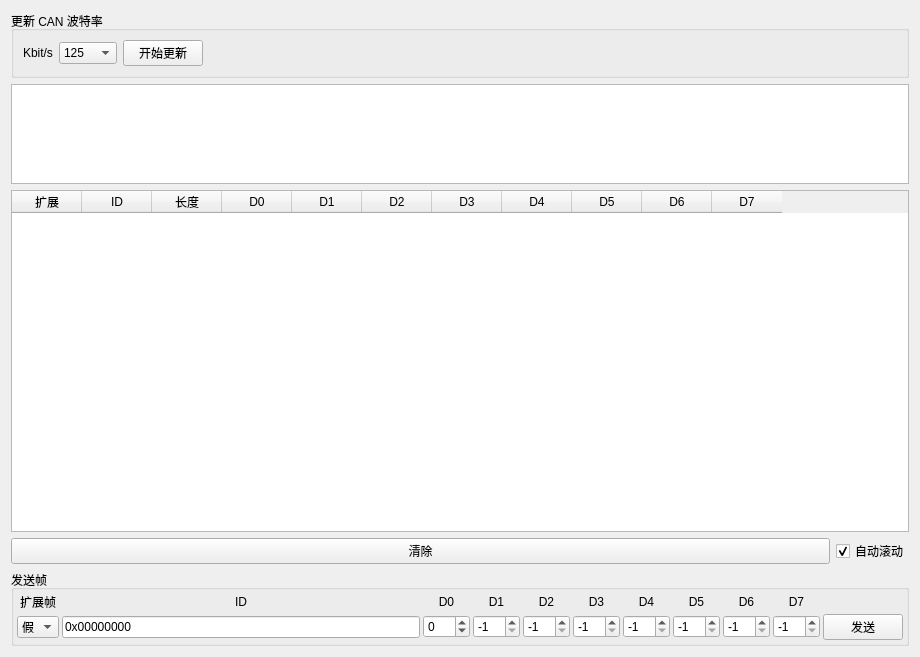
<?xml version="1.0" encoding="UTF-8"?>
<ui version="4.0">
 <class>PageCanAnalyzer</class>
 <widget class="QWidget" name="PageCanAnalyzer">
  <property name="geometry">
   <rect>
    <x>0</x>
    <y>0</y>
    <width>920</width>
    <height>657</height>
   </rect>
  </property>
  <property name="windowTitle">
   <string>Form</string>
  </property>
  <layout class="QVBoxLayout" name="verticalLayout">
   <item>
    <widget class="QGroupBox" name="groupBox_2">
     <property name="title">
      <string>更新 CAN 波特率</string>
     </property>
     <layout class="QHBoxLayout" name="horizontalLayout_2">
      <item>
       <widget class="QLabel" name="label_11">
        <property name="text">
         <string>Kbit/s</string>
        </property>
       </widget>
      </item>
      <item>
       <widget class="QComboBox" name="canBaudBox">
        <item>
         <property name="text">
          <string>125</string>
         </property>
        </item>
        <item>
         <property name="text">
          <string>250</string>
         </property>
        </item>
        <item>
         <property name="text">
          <string>500</string>
         </property>
        </item>
        <item>
         <property name="text">
          <string>1000</string>
         </property>
        </item>
        <item>
         <property name="text">
          <string>10</string>
         </property>
        </item>
        <item>
         <property name="text">
          <string>20</string>
         </property>
        </item>
        <item>
         <property name="text">
          <string>50</string>
         </property>
        </item>
        <item>
         <property name="text">
          <string>75</string>
         </property>
        </item>
        <item>
         <property name="text">
          <string>100</string>
         </property>
        </item>
       </widget>
      </item>
      <item>
       <widget class="QPushButton" name="updateCanBaudButton">
        <property name="text">
         <string>开始更新</string>
        </property>
       </widget>
      </item>
      <item>
       <spacer name="horizontalSpacer_3">
        <property name="orientation">
         <enum>Qt::Orientation::Horizontal</enum>
        </property>
        <property name="sizeHint" stdset="0">
         <size>
          <width>490</width>
          <height>20</height>
         </size>
        </property>
       </spacer>
      </item>
     </layout>
    </widget>
   </item>
   <item>
    <widget class="ParamTable" name="paramTable">
     <property name="maximumSize">
      <size>
       <width>16777215</width>
       <height>100</height>
      </size>
     </property>
    </widget>
   </item>
   <item>
    <widget class="QTableWidget" name="msgTable">
     <property name="editTriggers">
      <set>QAbstractItemView::EditTrigger::NoEditTriggers</set>
     </property>
     <attribute name="horizontalHeaderDefaultSectionSize">
      <number>70</number>
     </attribute>
     <column>
      <property name="text">
       <string>扩展</string>
      </property>
     </column>
     <column>
      <property name="text">
       <string>ID</string>
      </property>
     </column>
     <column>
      <property name="text">
       <string>长度</string>
      </property>
     </column>
     <column>
      <property name="text">
       <string>D0</string>
      </property>
     </column>
     <column>
      <property name="text">
       <string>D1</string>
      </property>
     </column>
     <column>
      <property name="text">
       <string>D2</string>
      </property>
     </column>
     <column>
      <property name="text">
       <string>D3</string>
      </property>
     </column>
     <column>
      <property name="text">
       <string>D4</string>
      </property>
     </column>
     <column>
      <property name="text">
       <string>D5</string>
      </property>
     </column>
     <column>
      <property name="text">
       <string>D6</string>
      </property>
     </column>
     <column>
      <property name="text">
       <string>D7</string>
      </property>
     </column>
    </widget>
   </item>
   <item>
    <layout class="QHBoxLayout" name="horizontalLayout">
     <item>
      <widget class="QPushButton" name="clearRxButton">
       <property name="sizePolicy">
        <sizepolicy hsizetype="MinimumExpanding" vsizetype="Fixed">
         <horstretch>0</horstretch>
         <verstretch>0</verstretch>
        </sizepolicy>
       </property>
       <property name="text">
        <string>清除</string>
       </property>
       <property name="icon">
        <iconset resource="../res.qrc">
         <normaloff>:/res/icons/Delete-96.png</normaloff>:/res/icons/Delete-96.png</iconset>
       </property>
      </widget>
     </item>
     <item>
      <widget class="QCheckBox" name="autoScrollBox">
       <property name="text">
        <string>自动滚动</string>
       </property>
       <property name="checked">
        <bool>true</bool>
       </property>
      </widget>
     </item>
    </layout>
   </item>
   <item>
    <widget class="QGroupBox" name="groupBox">
     <property name="title">
      <string>发送帧</string>
     </property>
     <layout class="QGridLayout" name="gridLayout">
      <property name="leftMargin">
       <number>3</number>
      </property>
      <property name="topMargin">
       <number>3</number>
      </property>
      <property name="rightMargin">
       <number>3</number>
      </property>
      <property name="bottomMargin">
       <number>3</number>
      </property>
      <property name="spacing">
       <number>3</number>
      </property>
      <item row="1" column="1">
       <widget class="QLineEdit" name="sendIdEdit">
        <property name="text">
         <string>0x00000000</string>
        </property>
       </widget>
      </item>
      <item row="0" column="3">
       <widget class="QLabel" name="label_4">
        <property name="text">
         <string>D1</string>
        </property>
        <property name="alignment">
         <set>Qt::AlignmentFlag::AlignCenter</set>
        </property>
       </widget>
      </item>
      <item row="1" column="3">
       <widget class="QSpinBox" name="sendD1Box">
        <property name="minimum">
         <number>-1</number>
        </property>
        <property name="maximum">
         <number>255</number>
        </property>
        <property name="value">
         <number>-1</number>
        </property>
       </widget>
      </item>
      <item row="0" column="2">
       <widget class="QLabel" name="label_3">
        <property name="text">
         <string>D0</string>
        </property>
        <property name="alignment">
         <set>Qt::AlignmentFlag::AlignCenter</set>
        </property>
       </widget>
      </item>
      <item row="1" column="4">
       <widget class="QSpinBox" name="sendD2Box">
        <property name="minimum">
         <number>-1</number>
        </property>
        <property name="maximum">
         <number>255</number>
        </property>
        <property name="value">
         <number>-1</number>
        </property>
       </widget>
      </item>
      <item row="1" column="9">
       <widget class="QSpinBox" name="sendD7Box">
        <property name="minimum">
         <number>-1</number>
        </property>
        <property name="maximum">
         <number>255</number>
        </property>
        <property name="value">
         <number>-1</number>
        </property>
       </widget>
      </item>
      <item row="1" column="2">
       <widget class="QSpinBox" name="sendD0Box">
        <property name="minimum">
         <number>-1</number>
        </property>
        <property name="maximum">
         <number>255</number>
        </property>
        <property name="value">
         <number>0</number>
        </property>
       </widget>
      </item>
      <item row="0" column="1">
       <widget class="QLabel" name="label_2">
        <property name="text">
         <string>ID</string>
        </property>
        <property name="alignment">
         <set>Qt::AlignmentFlag::AlignCenter</set>
        </property>
       </widget>
      </item>
      <item row="1" column="5">
       <widget class="QSpinBox" name="sendD3Box">
        <property name="minimum">
         <number>-1</number>
        </property>
        <property name="maximum">
         <number>255</number>
        </property>
        <property name="value">
         <number>-1</number>
        </property>
       </widget>
      </item>
      <item row="1" column="6">
       <widget class="QSpinBox" name="sendD4Box">
        <property name="minimum">
         <number>-1</number>
        </property>
        <property name="maximum">
         <number>255</number>
        </property>
        <property name="value">
         <number>-1</number>
        </property>
       </widget>
      </item>
      <item row="0" column="0">
       <widget class="QLabel" name="label">
        <property name="text">
         <string>扩展帧</string>
        </property>
        <property name="alignment">
         <set>Qt::AlignmentFlag::AlignCenter</set>
        </property>
       </widget>
      </item>
      <item row="1" column="7">
       <widget class="QSpinBox" name="sendD5Box">
        <property name="minimum">
         <number>-1</number>
        </property>
        <property name="maximum">
         <number>255</number>
        </property>
        <property name="value">
         <number>-1</number>
        </property>
       </widget>
      </item>
      <item row="1" column="8">
       <widget class="QSpinBox" name="sendD6Box">
        <property name="minimum">
         <number>-1</number>
        </property>
        <property name="maximum">
         <number>255</number>
        </property>
        <property name="value">
         <number>-1</number>
        </property>
       </widget>
      </item>
      <item row="1" column="10">
       <widget class="QPushButton" name="sendButton">
        <property name="text">
         <string>发送</string>
        </property>
        <property name="icon">
         <iconset resource="../res.qrc">
          <normaloff>:/res/icons/Send File-96.png</normaloff>:/res/icons/Send File-96.png</iconset>
        </property>
       </widget>
      </item>
      <item row="0" column="4">
       <widget class="QLabel" name="label_5">
        <property name="text">
         <string>D2</string>
        </property>
        <property name="alignment">
         <set>Qt::AlignmentFlag::AlignCenter</set>
        </property>
       </widget>
      </item>
      <item row="0" column="5">
       <widget class="QLabel" name="label_6">
        <property name="text">
         <string>D3</string>
        </property>
        <property name="alignment">
         <set>Qt::AlignmentFlag::AlignCenter</set>
        </property>
       </widget>
      </item>
      <item row="0" column="6">
       <widget class="QLabel" name="label_7">
        <property name="text">
         <string>D4</string>
        </property>
        <property name="alignment">
         <set>Qt::AlignmentFlag::AlignCenter</set>
        </property>
       </widget>
      </item>
      <item row="0" column="7">
       <widget class="QLabel" name="label_8">
        <property name="text">
         <string>D5</string>
        </property>
        <property name="alignment">
         <set>Qt::AlignmentFlag::AlignCenter</set>
        </property>
       </widget>
      </item>
      <item row="0" column="8">
       <widget class="QLabel" name="label_9">
        <property name="text">
         <string>D6</string>
        </property>
        <property name="alignment">
         <set>Qt::AlignmentFlag::AlignCenter</set>
        </property>
       </widget>
      </item>
      <item row="0" column="9">
       <widget class="QLabel" name="label_10">
        <property name="text">
         <string>D7</string>
        </property>
        <property name="alignment">
         <set>Qt::AlignmentFlag::AlignCenter</set>
        </property>
       </widget>
      </item>
      <item row="1" column="0">
       <widget class="QComboBox" name="sendExtBox">
        <item>
         <property name="text">
          <string>假</string>
         </property>
        </item>
        <item>
         <property name="text">
          <string>真</string>
         </property>
        </item>
       </widget>
      </item>
     </layout>
    </widget>
   </item>
  </layout>
 </widget>
 <customwidgets>
  <customwidget>
   <class>ParamTable</class>
   <extends>QTableWidget</extends>
   <header>widgets/paramtable.h</header>
  </customwidget>
 </customwidgets>
 <resources>
  <include location="../res.qrc"/>
 </resources>
 <connections/>
</ui>
